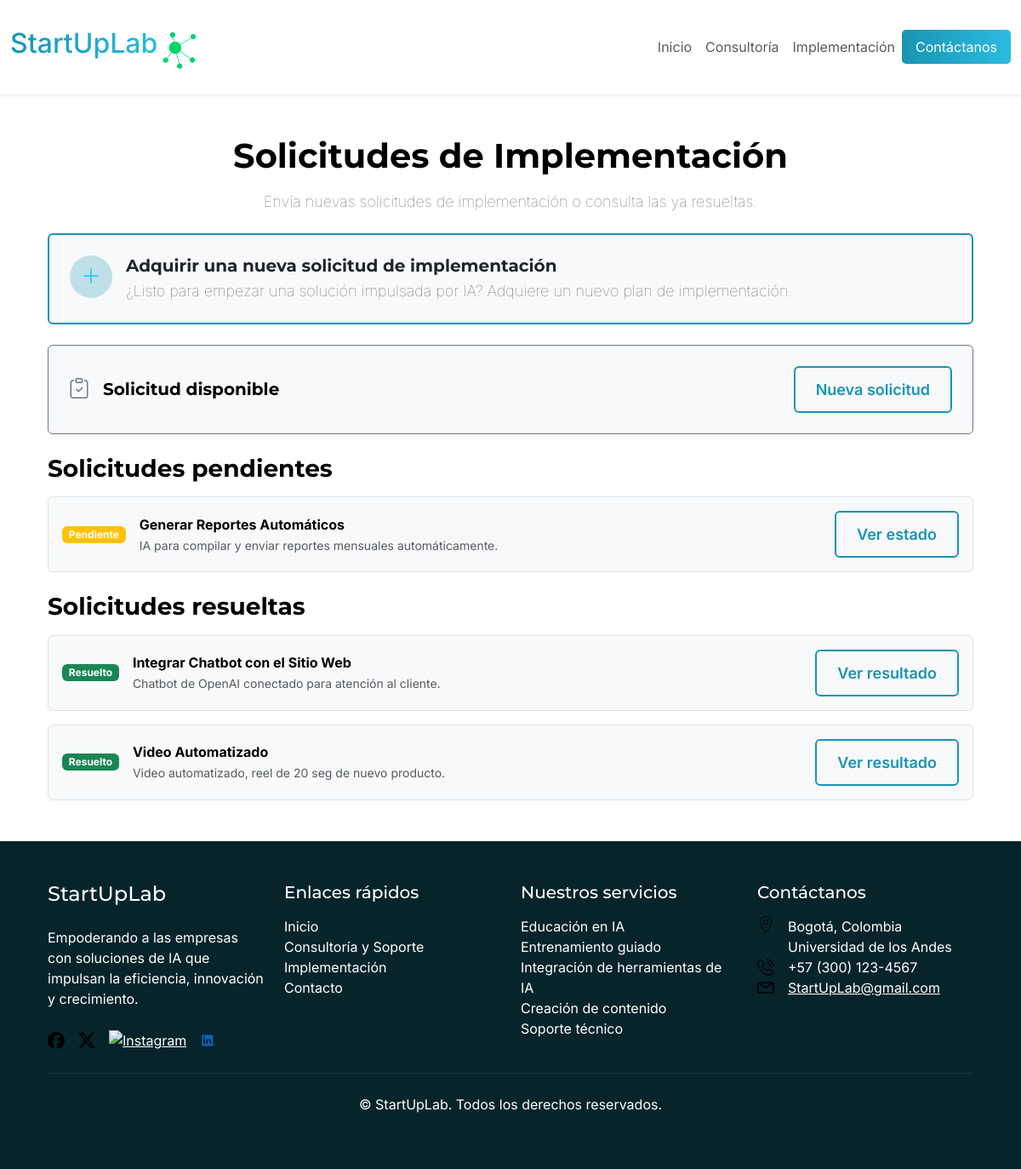
Page /implementation/pedidos on the committed database.
### implementation/models.py (models this page shows, shortened)
class ImplementationRequest(models.Model):
    STATUS_CHOICES = [
        ('waiting', 'Esperando'),
        ('pending', 'Pendiente'),
        ('resolved', 'Resuelta'),
    ]
    servicio = models.ForeignKey(Servicios, on_delete=models.CASCADE)
    title = models.CharField(max_length=255)
    description = models.TextField()
    status = models.CharField(max_length=10, choices=STATUS_CHOICES, default='pending')
    created_at = models.DateTimeField(auto_now_add=True)

### implementation/views.py (the view)
# urls.py: path("pedidos", pedidos, name='pedidos'),
def pedidos(request):
    if request.method == 'POST':
        form = ImplementationRequestForm(request.POST)
        if form.is_valid():
            form.save()
            return redirect('pedidos')
    else:
        form = ImplementationRequestForm()
    waiting = ImplementationRequest.objects.filter(status='waiting').order_by('-created_at')
    pending = ImplementationRequest.objects.filter(status='pending').order_by('-created_at')
    resolved = ImplementationRequest.objects.filter(status='resolved').order_by('-created_at')
    return render(request, 'implementation/pedidos.html', {
        'form': form,
        'waiting':waiting,
        'pending':pending,
        'requests': resolved
    })

### implementation/models.py (called while the page is built)
    def __str__(self):
        return self.nombre

### StartUpLabBack/templates/implementation/pedidos.html (shortened to what this page needs)
{% extends "core/base.html" %}
{% block content %}
<div class="container py-5">
    <h1 class="text-center mb-3">Solicitudes de Implementación</h1>
    <p class="text-center detalles mb-4">
      Envía nuevas solicitudes de implementación o consulta las ya resueltas.
    </p>
    <div class="mb-4 bg-light p-4 rounded d-flex align-items-start gap-3" style="border: 2px solid #1994b3;";>
      <div class=" bg-opacity-25 p-2 rounded-circle text-center d-flex flex-column justify-content-center align-items-center" style="background-color: #1994b341; width: 50px; height: 50px;">
        <i class="bi bi-plus-lg text-info fs-4"></i>
      </div>
      <div>
        <h5 class="mb-1 text-dark">Adquirir una nueva solicitud de implementación</h5>
        <p class="mb-0 detalles">¿Listo para empezar una solución impulsada por IA? Adquiere un nuevo plan de implementación.</p>
      </div>
    </div>
    <div class="mb-4 border border-secondary bg-light p-4 rounded">
      <div class="d-flex align-items-center justify-content-between">
        <div class="d-flex align-items-center gap-3">
          <div class="text-secondary fs-4">
            <i class="bi bi-clipboard-check"></i>
          </div>
          <h5 class="mb-0">Solicitud disponible</h5>
        </div>
        <button class="btn solicita-ayuda" type="button" data-bs-toggle="collapse" data-bs-target="#formularioSolicitud">
          Nueva solicitud
        </button>
      </div>
    </div>
    <h3 class="mb-3">Solicitudes pendientes</h3>
    <div class="d-grid gap-3 mx-auto">
      {% for p in pending %}
      <div class="border rounded p-3 bg-light d-flex justify-content-between align-items-center">
        <div class="d-flex gap-3 align-items-center">
          <span class="badge bg-warning text-white align-self-center">Pendiente</span>
          <div>
            <strong>{{ p.title }}</strong><br>
            <small class="text-muted">{{ p.description }}</small>
          </div>
        </div>
        <a href="#" class="btn solicita-ayuda btn-sm">Ver estado</a>
      </div>
      {% empty %}
        <p class="text-muted text-center">No hay solicitudes pendientes aún.</p>
      {% endfor %}
    </div>
    <br>
    <h3 class="mb-3">Solicitudes resueltas</h3>
    <div class="d-grid gap-3">
      {% for r in requests %}
      <div class="border rounded p-3 bg-light d-flex justify-content-between align-items-center">
        <div class="d-flex gap-3 align-items-center">
          <span class="badge bg-success text-white align-self-center">Resuelto</span>
          <div>
            <strong>{{ r.title }}</strong><br>
            <small class="text-muted">{{ r.description }}</small>
          </div>
        </div>
        <a href="#" class="btn solicita-ayuda btn-sm">Ver resultado</a>
      </div>
      {% empty %}
        <p class="text-muted text-center">No hay solicitudes resueltas aún.</p>
      {% endfor %}
    </div>
</div>
{% endblock %}

### StartUpLabBack/static/css/styles.css (style rules this page uses)
:root { --background: 0 0% 100%; --foreground: 222.2 84% 4.9%; --card: 0 0% 100%; --card-foreground: 222.2 84% 4.9%; --popover: 0 0% 100%; --popover-foreground: 222.2 84% 4.9%; --primary: 262 100% 50%; --primary-foreground: 210 40% 98%; --secondary: 210 40% 96.1%; --secondary-foreground: 222.2 47.4% 11.2%; --muted: 210 40% 96.1%; --muted-foreground: 215.4 16.3% 46.9%; --accent: 250 95% 76%; --accent-foreground: 222.2 47.4% 11.2%; --destructive: 0 84.2% 60.2%; --destructive-foreground: 210 40% 98%; --border: 214.3 31.8% 91.4%; --input: 214.3 31.8% 91.4%; --ring: 222.2 84% 4.9%; --radius: 0.5rem; --sidebar-background: 0 0% 98%; --sidebar-foreground: 240 5.3% 26.1%; --sidebar-primary: 240 5.9% 10%; --sidebar-primary-foreground: 0 0% 98%; --sidebar-accent: 240 4.8% 95.9%; --sidebar-accent-foreground: 240 5.9% 10%; --sidebar-border: 220 13% 91%; --sidebar-ring: 217.2 91.2% 59.8%; --color_princial: #1994b3; --color_princial_hover: #147088; --color_secundario1: #2BBCE0; --color_secundario2: #dff4fa; --detalles: #01D56F; }
body { background-color: var(--background); color: var(--foreground); font-family: 'Inter', sans-serif; margin: 0; padding: 0; }
h1, h2, h3, h4, h5, h6 { font-family: 'Montserrat', sans-serif; font-weight: bold; }
.detalles { font-weight: lighter ; font-size: large; color: #212529bf; }
.container { padding-left: 1rem; padding-right: 1rem; margin-left: auto; margin-right: auto; max-width: 1280px; }
.container { padding-left: 16px; padding-right: 16px; margin-left: auto; margin-right: auto; max-width: 1120px; }
.solicita-ayuda { display: inline-block; border: 2px solid var(--color_princial) !important; color: var(--color_princial) !important; padding: 0.75rem 1.5rem; border-radius: 0.375rem !important; font-size: 1.125rem; font-weight: 600; text-align: center; text-decoration: none; transition: background 0.3s ease-in-out; }

### rows in the picture
ImplementationRequest: title "Generar Reportes Automáticos", description "IA para compilar y enviar reportes mensuales automáticamente."
ImplementationRequest: title "Integrar Chatbot con el Sitio Web", description "Chatbot de OpenAI conectado para atención al cliente."
ImplementationRequest: title "Video Automatizado", description "Video automatizado, reel de 20 seg de nuevo producto."
